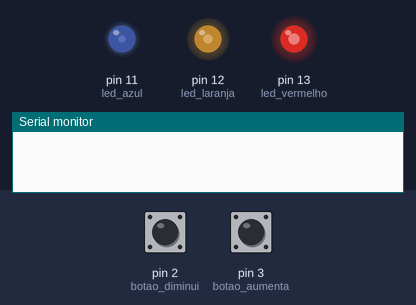
Recording of a sketch running on a simulated Arduino Uno, built with avr-gcc and run on an emulated ATmega328P. Parts: output pins drawn as LEDs (lit = HIGH), the last lines printed to the serial monitor. The test bench sets the inputs (shaded band); at power-on: pin 2 (botao_diminui) LOW, pin 3 (botao_aumenta) LOW.

Above: at 1.2 s.
1.3 s: pin 2 (botao_diminui) pulled HIGH for 3.2 s
At 2.3 s:
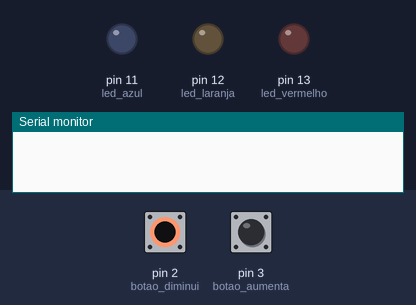
6.0 s: pin 3 (botao_aumenta) pulled HIGH for 0.15 s
At 8.2 s:
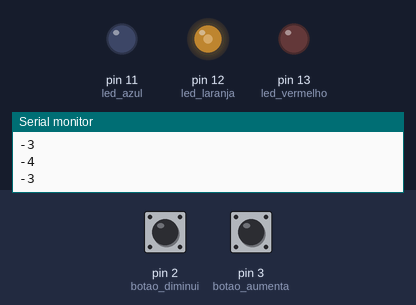
8.5 s: pin 2 (botao_diminui) pulled HIGH for 0.15 s
At 9.9 s:
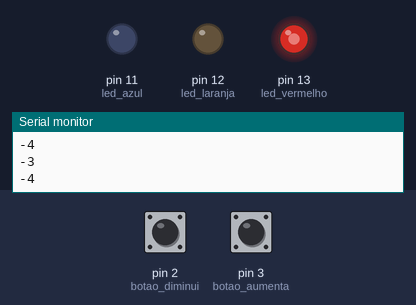
10.1 s: pin 3 (botao_aumenta) pulled HIGH for 3.2 s
At 13.1 s:
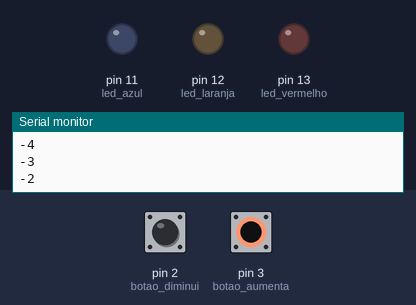
Timing chart, 0 to 15.6 s (numbered marks = the images above; inputs shaded):
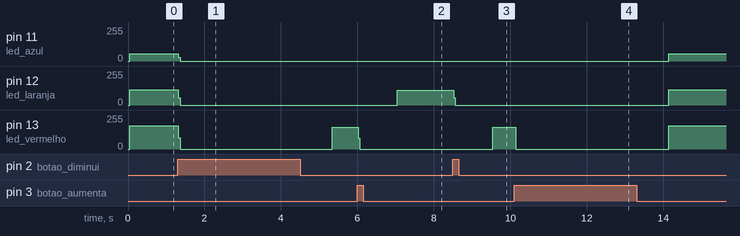

Measured:
- after the input at 1.3 s, pin 11 (led_azul): 55/255 → 0/255 at once; pin 12 (led_laranja): 114/255 → 0/255 at once; pin 13 (led_vermelho): 173/255 → 0/255 at once, → 164/255 4.0 s later
- after the input at 6.0 s, pin 12 (led_laranja): 0/255 → 112/255 after 1.0 s; pin 13 (led_vermelho): 164/255 → 0/255 at once
- after the input at 8.5 s, pin 12 (led_laranja): 112/255 → 0/255 at once; pin 13 (led_vermelho): 0/255 → 164/255 after 1.0 s
- after the input at 10.1 s, pin 11 (led_azul): 0/255 → 55/255 after 4.0 s; pin 12 (led_laranja): 0/255 → 114/255 after 4.0 s; pin 13 (led_vermelho): 164/255 → 0/255 at once, → 173/255 4.0 s later

The sketch:

led_e_botoes.ino
```cpp
// portas dos botões
int botao_aumenta = 3;
int botao_diminui = 2;

// portas dos leds
int led_vermelho = 13;
int led_laranja = 12;
int led_azul = 11;

// variáveis que verifica se o botão foi pressionado
int aumenta = 0;
int diminui = 0;

// contagem
int led = 0;

void setup()
{
  // inicia a comunicação serial
  Serial.begin(9600);
  // modo de operação dos pinos digitais
  pinMode(botao_aumenta, INPUT);
  pinMode(botao_diminui, INPUT);
  pinMode(led_vermelho, OUTPUT);
  pinMode(led_laranja, OUTPUT);
  pinMode(led_azul, OUTPUT);
}

void loop()
{
  // apaga todos os leds para iniciar
  digitalWrite(led_vermelho, LOW);
  digitalWrite(led_laranja, LOW);
  digitalWrite(led_azul, LOW);

  // lê os botões
  aumenta = digitalRead(botao_aumenta);
  diminui = digitalRead(botao_diminui);

  // aumenta ou diminui a contagem
  if (aumenta == 1) {
  	led++;
    delay(1000);
    Serial.println(led);
  }

  if (diminui == 1) {
  	led--;
    delay(1000);
    Serial.println(led);
  }

  // ascende os leds conforme cada regra
  if (led % 2 == 0) {
  	digitalWrite(led_vermelho, HIGH);
  }

  if (led % 3 == 0) {
  	digitalWrite(led_laranja, HIGH);
  }

  if (led % 5 == 0) {
  	digitalWrite(led_azul, HIGH);
  }
}
```
